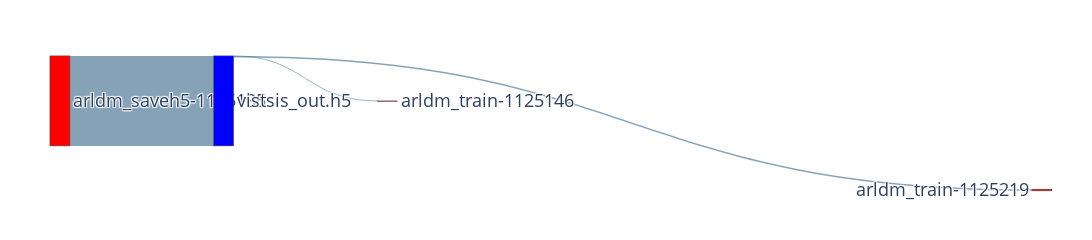

Notebook source saved alongside this figure:
### Code cell
vfd_nodes, vfd_nodes_dict = vfd2sk.get_nodes_for_sankey(G_VFD, label_on=True)

# print(vfd_nodes)

vfd_links = vfd2sk.get_links_for_sankey(G_VFD, vfd_nodes_dict, val_sqrt=False)
fig = go.Figure(go.Sankey(
            node = vfd_nodes,
            link = vfd_links, orientation='h'))

fig.update_layout(
    autosize=False,
    width=1200,
    height=200,
    margin=dict(
        l=50,
        r=50,
        b=50,
        t=100,
        pad=2
    ),
    font=dict(size=18),
)

    
fig.show()
save_html_path = f"{stat_path}/vfd-{(STAGE_END+1)}s-{test_name}-sankey-labeled-s4.html"
fig.write_html(save_html_path)
print(f"Sankey saved to {save_html_path}")

### Figure 1 — Plotly figure (JSON) as saved in the notebook; plotly's stock layout.template omitted (floating-point values rounded to 4 significant figures)
{"data": [{"link": {"color": ["rgba(83.33333333333333, 123.33333333333333, 153.33333333333331, 0.7)", "rgba(116.66666666666666, 156.66666666666666, 186.66666666666666, 0.45)", "rgba(83.33333333333333, 123.33333333333333, 153.33333333333331, 0.7)"], "label": ["Access Volume : 148.16 MB <br />Access Count : 1065 <br />Average Access Size : 139.12 KB <br />HDF5 Data Access Count : 1008 <br />Average HDF5 Data Access Size : 146.97 KB <br />HDF5 Metadata Access Count : 57 <br />Average HDF5 Metadata Access Size : 296 B <br />Operation : read_write<br />Bandwidth : 17.62 MB/s", "Access Volume : 4.41 KB <br />Access Count : 12 <br />Average Access Size : 367.33 B <br />HDF5 Data Access Count : 0 <br />Average HDF5 Data Access Size : 0 <br />HDF5 Metadata Access Count : 12 <br />Average HDF5 Metadata Access Size : 367.33 B <br />Operation : read_only<br />Bandwidth : 2.44 MB/s", "Access Volume : 2.65 MB <br />Access Count : 34 <br />Average Access Size : 77.93 KB <br />HDF5 Data Access Count : 17 <br />Average HDF5 Data Access Size : 155.46 KB <br />HDF5 Metadata Access Count : 17 <br />Average HDF5 Metadata Access Size : 409.88 B <br />Operation : read_only<br />Bandwidth : 20.31 MB/s"], "source": [0, 1, 1], "target": [1, 2, 3], "value": [148157960, 4408, 2649760]}, "node": {"color": ["Red", "Blue", "Red", "Red"], "label": ["arldm_saveh5-1125135", "vistsis_out.h5", "arldm_train-1125146", "arldm_train-1125219"], "x": [0.01, 0.175, 0.34, 1.0], "y": [0.01, 0.01, 0.01, 1]}, "orientation": "h", "type": "sankey"}], "layout": {"autosize": false, "font": {"size": 18}, "height": 200, "margin": {"b": 50, "l": 50, "pad": 2, "r": 50, "t": 100}, "width": 1200}}
